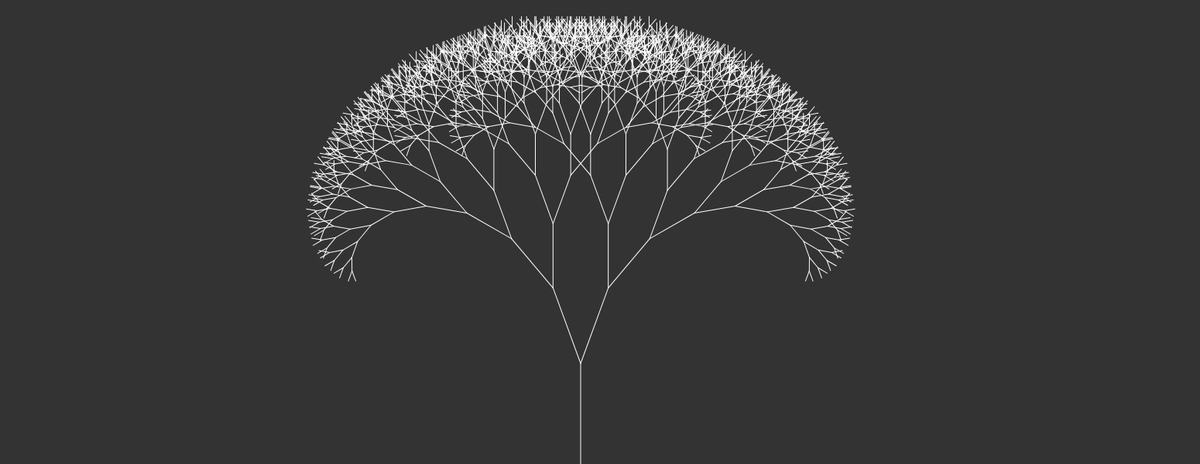
Frame 1 (no input)
Frame 60 (no input): identical to frame 1, image omitted
Frame 120 (the mouse pressed at the canvas centre since frame 60): identical to frame 1, image omitted

The p5.js sketch that drew this single still picture (run headless with seeded random() and noise() and a simulated clock; from frame 60 on, the mouse is pressed at the canvas centre):

// p5.js sketch
// ── sketch.js
var angle = 0;
var slider;

function setup() {
  createCanvas(1550, 600);
  slider = createSlider(0, TWO_PI, PI / 9, 0.01);
}

function draw() {
  background(51);
  angle = slider.value();
  var length = 130;
  stroke(255);
  translate(750, height);
  branch(length);
}

function branch(length) {
  line(0, 0, 0, -length);
  translate(0, -length);
  if(length > 15) {
    push();
    rotate(angle);
    branch(length *.8);
    pop();
    push();
    rotate(-angle);
    branch(length * .8);
    pop();
  }
}
